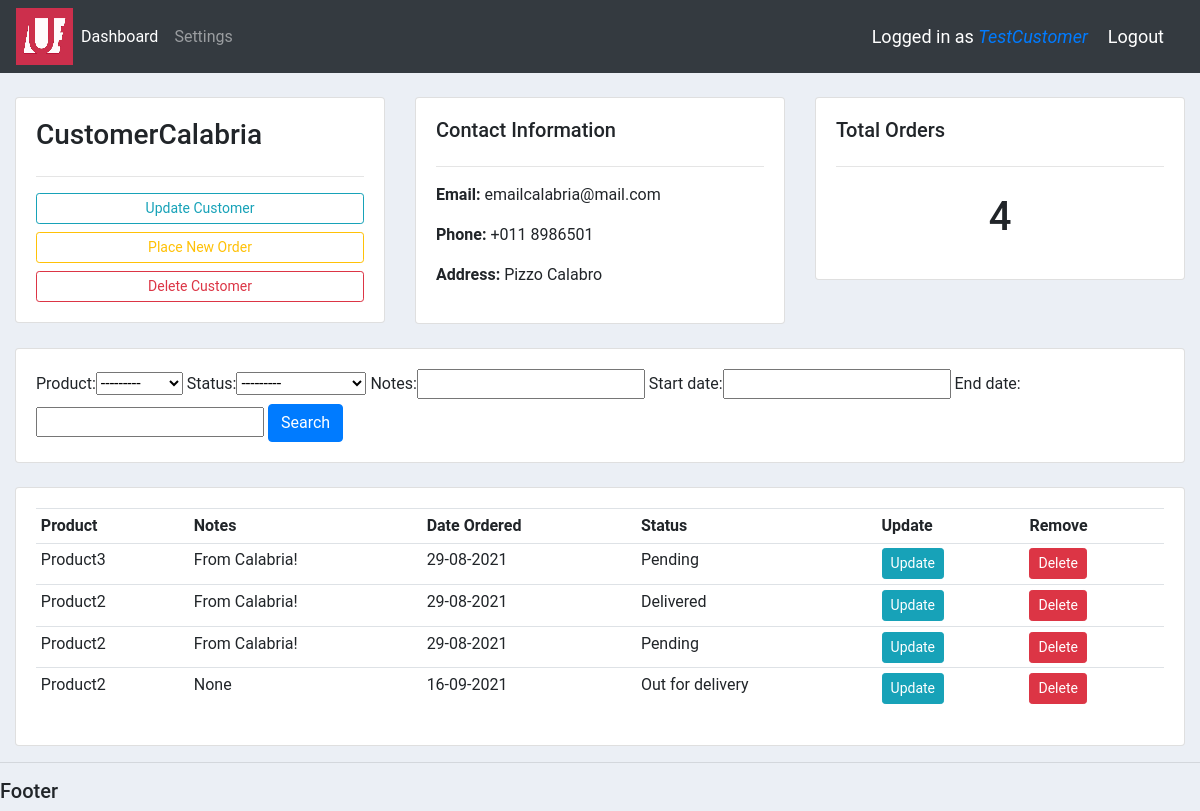
Page /customer/2 (signed in) on the committed database.
### accounts/models.py (models this page shows, shortened)
class Customer(models.Model):
    user = models.OneToOneField(User, null=True, blank=True, on_delete=models.SET_NULL)  # One-to-one with user, set user null if deleted
    name = models.CharField(max_length=200, null=True)     # String
    phone = models.CharField(max_length=200, null=True, blank=True)     # String
    region = models.ForeignKey(Group, null=True, on_delete=models.SET_NULL)
    address = models.CharField(max_length=200, null=True, blank=True)   # String
    email = models.CharField(max_length=200, null=True)     # String
    profile_pic = models.ImageField(default="blank_profile.png", null=True, blank=True)      # Image
    date_created = models.DateTimeField(auto_now_add=True)  # Timestamp

class Order(models.Model):
    STATUS = (
        ('Pending','Pending'),
        ('Out for delivery','Out for delivery'),
        ('Delivered','Delivered')
    )
    customer = models.ForeignKey(Customer, null=True, on_delete = models.SET_NULL)
    product = models.ForeignKey(Product, null=True, on_delete=models.SET_NULL)
    date_created = models.DateTimeField(auto_now_add=True)  # Timestamp
    status = models.CharField(max_length=200, null=True, choices=STATUS)     # String with dropdown choices
    notes = models.CharField(max_length=200, null=True, blank=True)

class Product(models.Model):
    CATEGORY = (
        ('Hardware','Hardware'),
        ('Software','Software'),
    )
    name = models.CharField(max_length=200, null=True)     # String
    price = models.FloatField(null=True)                    # Float
    category = models.CharField(max_length=200, null=True, choices=CATEGORY)     # String
    description = models.CharField(max_length=200, null=True, blank=True)     # String, can be blank
    date_created = models.DateTimeField(auto_now_add=True)  # Timestamp
    tag = models.ManyToManyField(Tag)
    def __str__(self):
        return self.name

### accounts/views.py (the view)
# urls.py: path('customer/<str:pk_test>', views.customer, name="customer"),
@login_required(login_url='login')
def customer(request, pk_test):
    customer = Customer.objects.get(id=pk_test)
    orders = customer.order_set.all()
    customer_total_orders = customer.order_set.count()
    myFilter = OrderFilter(request.GET, queryset=orders)
    orders = myFilter.qs
    context = {
        'customer':customer,
        'orders':orders,
        'customer_total_orders':customer_total_orders,
        'myFilter':myFilter
    }
    return render(request, 'accounts/customer.html', context)

### accounts/templatetags/has_group.py (called while the page is built)
@register.filter(name='has_group')
def has_group(user, group_name):
    return user.groups.filter(name=group_name).exists()

### accounts/templates/accounts/customer.html
{%  extends 'accounts/main.html' %}
{% block content %}
<br>
<div class="row">
	<div class="col-md">
		<div class="card card-body">
			<h3>{{ customer.name }}</h3>
			<hr>
			<a class="btn btn-outline-info btn-sm btn-block" href="">Update Customer</a>
			<a class="btn btn-outline-warning btn-sm btn-block" href="{% url 'create_order' customer.id %}">Place New Order</a>
			<a class="btn btn-outline-danger  btn-sm btn-block" href="">Delete Customer</a>
		</div>
	</div>
	<div class="col-md">
		<div class="card card-body">
			<h5>Contact Information</h5>
			<hr>
			<p><b>Email:</b> {{ customer.email }}</p>
			<p><b>Phone:</b> {{ customer.phone }}</p>
			<p><b>Address:</b> {{ customer.address }}</p>
		</div>
	</div>
	<div class="col-md">
		<div class="card card-body">
			<h5>Total Orders</h5>
			<hr>
			<h1 style="text-align: center;padding: 10px">{{ customer_total_orders }}</h1>
		</div>
	</div>
</div>
<br>
<div class="row">
	<div class="col">
		<div class="card card-body">
			<form method="get">
				{{ myFilter.form }}
		    	<button class="btn btn-primary" type="submit">Search</button>
		  </form>
		</div>
	</div>
</div>
<br>
<div class="row">
	<div class="col-md">
		<div class="card card-body">
			<table class="table table-sm">
				<tr>
					<th>Product</th>
					<th>Notes</th>
					<th>Date Ordered</th>
					<th>Status</th>
					<th>Update</th>
					<th>Remove</th>
				</tr>
				{% for order in orders %}
				<tr>
					<td>{{ order.product.name }}</td>
					<td>{{ order.notes }}</td>
					<td>{{ order.date_created|date:"d-m-Y" }}</td>
					<td>{{ order.status }}</td>
					<td><a class="btn btn-sm btn-info" href="{% url 'update_order' order.id %}">Update</a></td>
					<td><a class="btn btn-sm btn-danger" href="{% url 'delete_order' order.id %}">Delete</a></td>
				</tr>
				{% endfor %}
			</table>
		</div>
	</div>
</div>
{% endblock %}

### accounts/templates/accounts/navbar.html (shortened to what this page needs)
{% load static %}
{% load has_group %}
<nav class="navbar navbar-expand-lg navbar-dark bg-dark">
  <a href="{% url 'home' %}">
    <img src="{% static 'images/logo.png' %}">
  </a>
    <div class="collapse navbar-collapse" id="navbarNav">
      <ul class="navbar-nav">
        <li class="nav-item active">
          <a class="nav-link" href="{% url 'home' %}">Dashboard</a>
        </li>
        {% if request.user|has_group:"Customers" %}
        <li class="nav-item">
          <a class="nav-link" href="{% url 'user_settings' %}">Settings</a>
        </li>
        {% else %}
        <li class="nav-item">
          <a class="nav-link" href="{% url 'products' %}">Products</a>
        </li>
        {% endif %}
      </ul>
    </div>
    <span class="hello-msg">Logged in as <a href="{% url 'user_page' %}"><i>{{ request.user }}</i></a></span>
    <span><a class="hello-msg" href="{% url 'logout' %}">Logout</a></span>
  </nav>

### static/css/main.css (style rules this page uses)
body { font-family: 'Roboto', sans-serif !important; background-color: #ebeff5; }
.row { margin: auto; }

### accounts/templates/accounts/navbar.html (style rules this page uses)
.hello-msg { font-size: 18px; color: white; margin-right: 20px; }

### rows in the picture
Customer: name "CustomerCalabria", email "emailcalabria@mail.com", phone "+011 8986501", address "Pizzo Calabro"
Order: product.name "Product3", notes "From Calabria!", date_created "29-08-2021", status "Pending"
Order: product.name "Product2", notes "From Calabria!", date_created "29-08-2021", status "Delivered"
Order: product.name "Product2", notes "From Calabria!", date_created "29-08-2021", status "Pending"
Order: product.name "Product2", notes "None", date_created "16-09-2021", status "Out for delivery"

### other values in the picture
{{ request.user }} "TestCustomer"
{{ customer_total_orders }} "4"
